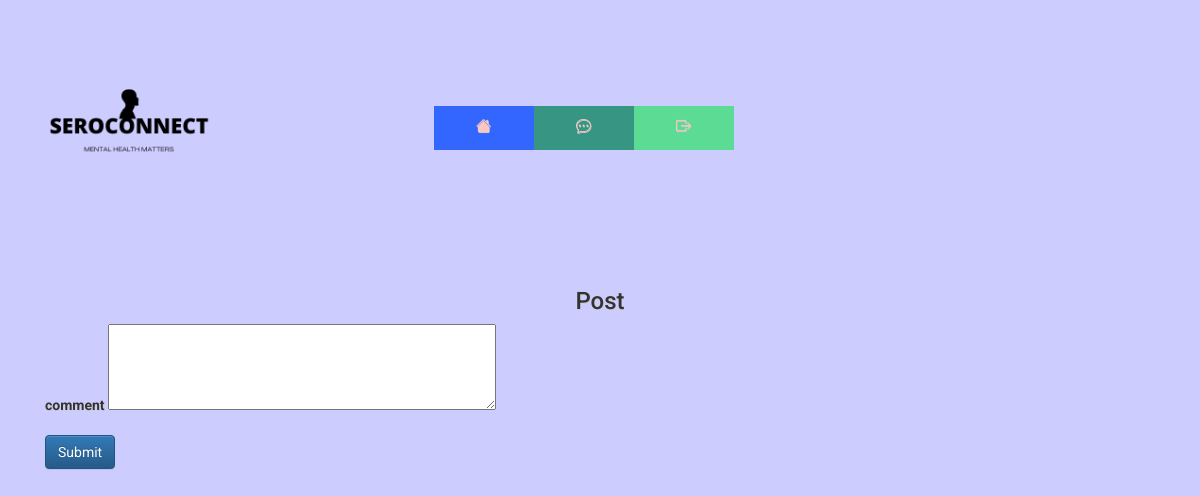
Page /comment/edit/2 (signed in) on the earlier database version.
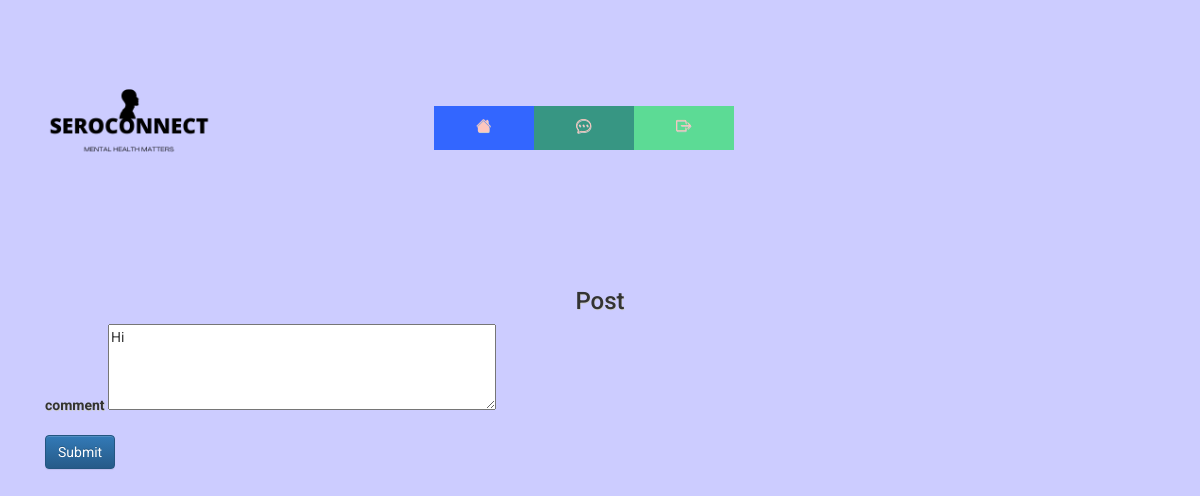
Same page on the later database version.
### website/database/models.py (models this page shows)
class Comment(db.Model):
    __tablename__='comments'
    id = db.Column(db.Integer, primary_key=True)
    text= db.Column(db.Text,nullable=False)
    user_id = db.Column(db.Integer, db.ForeignKey('user.id'))
    post_id = db.Column(db.Integer, db.ForeignKey('post.id'))
    post = db.relationship("Post", back_populates="comments")
    date=db.Column(db.DateTime(timezone=True), default=func.now())

### website/post/comments/comments.py (the view)
@comments.route('/comment/edit/<commentid>',methods=['GET', 'POST'])
@login_required
@check_confirmed
def editcomment(commentid):
    comment = Comment.query.filter_by(id=commentid).first()
    if request.method == 'GET':
        return render_template('forum/editcomments.html',comment=comment,user=current_user)
    else:
        text=request.form.get('comment')
        comment.text=text
        db.session.commit()
        return redirect(url_for('views.forum'))

### website/__init__.py (called while the page is built)
@login_manager.user_loader
def load_user(id):
    return User.query.get(int(id))

### website/templates/forum/editcomments.html
{% extends "base.html" %} {% block title %}SeroConnect{% endblock %}{% block content%}
<form action="{{ url_for('comments.editcomment',commentid=comment.id) }}" method="POST">
    <h3 align="center">Post</h3>
    <div class="form-group">
      <label for="comment">comment</label>
      <textarea id="comment" name="comment" rows="4" cols="50">{{comment.text}}</textarea>
    </div>
    <button type="submit" class="btn btn-primary">Submit</button>
</form>
{%endblock%}

Differences in the rows shown:
added Comment: comment "Hi"
